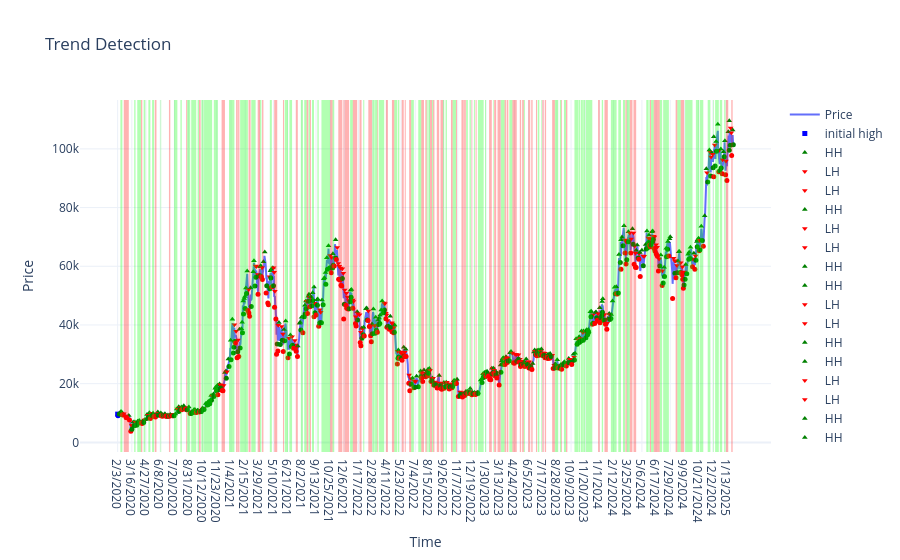

Notebook code cell kept with this figure:
### Code cell
import pandas as pd
import plotly.graph_objects as go

# Find local highs
def find_local_highs(highs):
    peaks = []
    n = len(highs)
    for i in range(1, n-1):
        if highs.iloc[i] > highs.iloc[i-1] and highs.iloc[i] > highs.iloc[i+1]:
            peaks.append((i, highs.iloc[i]))
    if n >= 2:
        if highs.iloc[0] > highs.iloc[1]: peaks.append((0, highs.iloc[0]))
        if highs.iloc[-1] > highs.iloc[-2]: peaks.append((n-1, highs.iloc[-1]))
    elif n == 1: peaks.append((0, highs.iloc[0]))
    return sorted(peaks, key=lambda x: x[0])

# Find local lows
def find_local_lows(lows):
    troughs = []
    n = len(lows)
    for i in range(1, n-1):
        if lows.iloc[i] < lows.iloc[i-1] and lows.iloc[i] < lows.iloc[i+1]:
            troughs.append((i, lows.iloc[i]))
    if n >= 2:
        if lows.iloc[0] < lows.iloc[1]: troughs.append((0, lows.iloc[0]))
        if lows.iloc[-1] < lows.iloc[-2]: troughs.append((n-1, lows.iloc[-1]))
    elif n == 1: troughs.append((0, lows.iloc[0]))
    return sorted(troughs, key=lambda x: x[0])

# Label highs
def label_highs(highs):
    labeled = []
    if not highs: return labeled
    prev = highs[0]
    labeled.append((prev[0], "initial high", prev[1]))
    for high in highs[1:]:
        label = "HH" if high[1] > prev[1] else "LH"
        labeled.append((high[0], label, high[1]))
        prev = high
    return labeled

# Label lows
def label_lows(lows):
    labeled = []
    if not lows: return labeled
    prev = lows[0]
    labeled.append((prev[0], "initial low", prev[1]))
    for low in lows[1:]:
        label = "HL" if low[1] > prev[1] else "LL"
        labeled.append((low[0], label, low[1]))
        prev = low
    return labeled

# Detect trends (defined above)
def detect_trend(labeled_highs, labeled_lows):
    all_labels = sorted(labeled_highs + labeled_lows, key=lambda x: x[0])
    trend_periods = []
    current_state = "Neutral"
    start_index = None
    
    for i in range(1, len(all_labels)):
        prev_label = all_labels[i-1][1]
        curr_label = all_labels[i][1]
        curr_index = all_labels[i][0]
        
        if current_state == "Neutral":
            if prev_label == "HL" and curr_label == "HH":
                current_state = "Uptrend"
                start_index = all_labels[i-1][0]
            elif prev_label == "LH" and curr_label == "LL":
                current_state = "Downtrend"
                start_index = all_labels[i-1][0]
        elif current_state == "Uptrend":
            if curr_label in ["LH", "LL"]:
                trend_periods.append(("Uptrend", start_index, curr_index))
                current_state = "Neutral"
        elif current_state == "Downtrend":
            if curr_label in ["HH", "HL"]:
                trend_periods.append(("Downtrend", start_index, curr_index))
                current_state = "Neutral"
    
    if current_state != "Neutral":
        trend_periods.append((current_state, start_index, all_labels[-1][0]))
    return trend_periods

# Plot trends (defined above)
def plot_trend(prices, labeled_highs, labeled_lows, x=None):
    fig = go.Figure()
    trend_periods = detect_trend(labeled_highs, labeled_lows)
    
    x_vals = list(x) if x is not None else list(range(len(prices)))
    if len(x_vals) != len(prices):
        raise ValueError("Length of x must match length of prices")
    
    fig.add_trace(go.Scatter(x=x_vals, y=prices, mode='lines', name='Price'))
    
    for trend_type, start_idx, end_idx in trend_periods:
        color = 'rgba(0, 255, 0, 1)' if trend_type == "Uptrend" else 'rgba(255, 0, 0, 1)'
        fig.add_vrect(x0=x_vals[start_idx], x1=x_vals[end_idx], fillcolor=color, opacity=0.3, line_width=0)
    
    for idx, label, value in labeled_highs:
        marker = 'triangle-up' if label == "HH" else 'triangle-down' if label == "LH" else 'square'
        color = 'green' if label == "HH" else 'red' if label == "LH" else 'blue'
        fig.add_trace(go.Scatter(x=[x_vals[idx]], y=[value], mode='markers', 
                                 marker=dict(symbol=marker, color=color, size=5), name=label))
    
    for idx, label, value in labeled_lows:
        marker = 'circle'
        color = 'green' if label == "HL" else 'red' if label == "LL" else 'blue'
        fig.add_trace(go.Scatter(x=[x_vals[idx]], y=[value], mode='markers', 
                                 marker=dict(symbol=marker, color=color, size=5), name=label))
    
    fig.update_layout(title="Trend Detection", xaxis_title="Time", yaxis_title="Price",
                      xaxis_range=[x_vals[0], x_vals[-1]], template="plotly_white")
    fig.show()

# Main execution
if __name__ == "__main__":
    df = pd.read_csv('bitcoin_5_year.csv')
    
    # Handle missing data and ensure date integrity
    
    
    prices = df['Close']
    dates = df['Date']
    highs = find_local_highs(df['High'])
    lows = find_local_lows(df['Low'])
    labeled_highs = label_highs(highs)
    labeled_lows = label_lows(lows)
    
    plot_trend(prices, labeled_highs, labeled_lows, x=dates)
